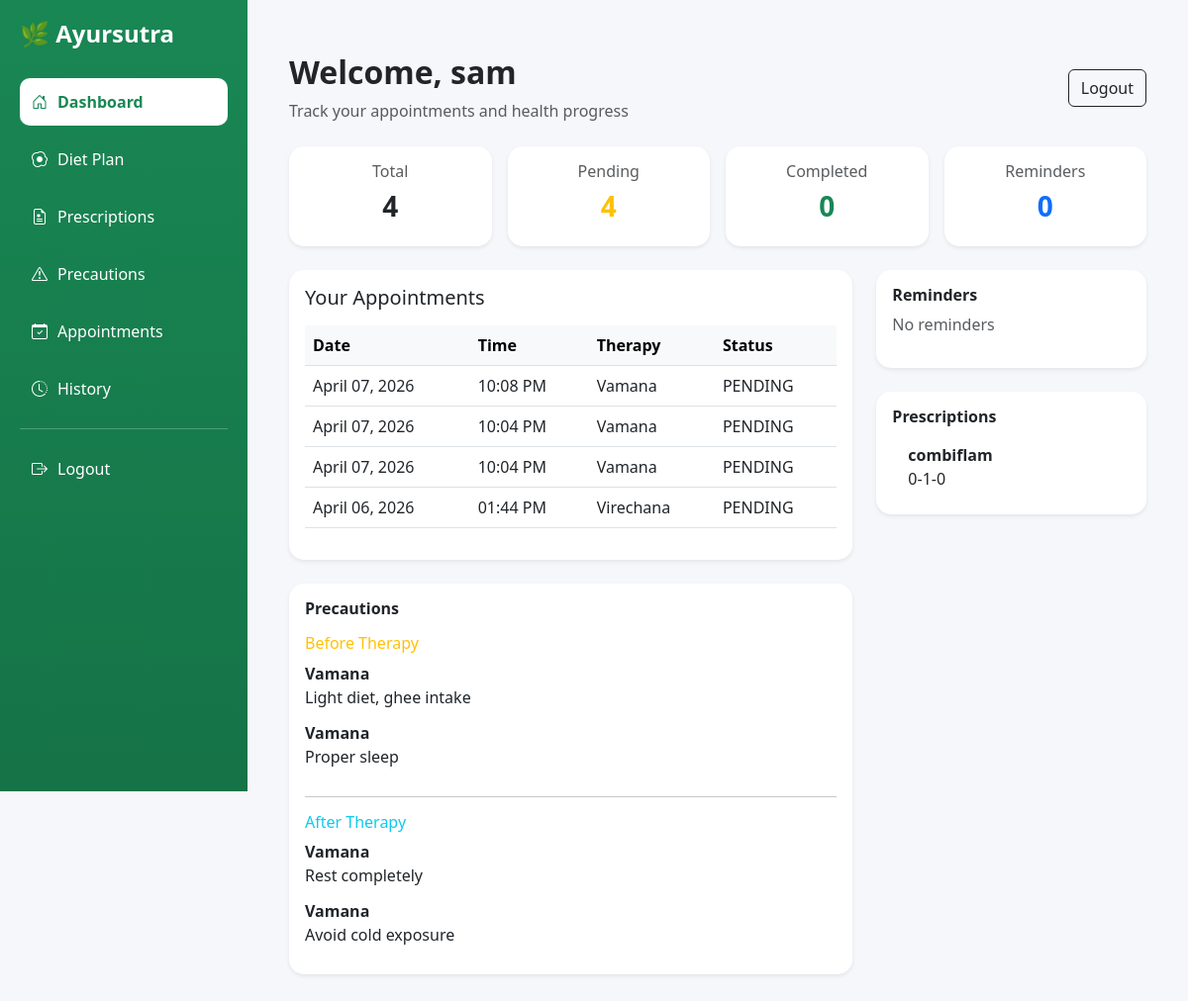
Page /patients/dashboard/ (signed in) on the earlier database version.
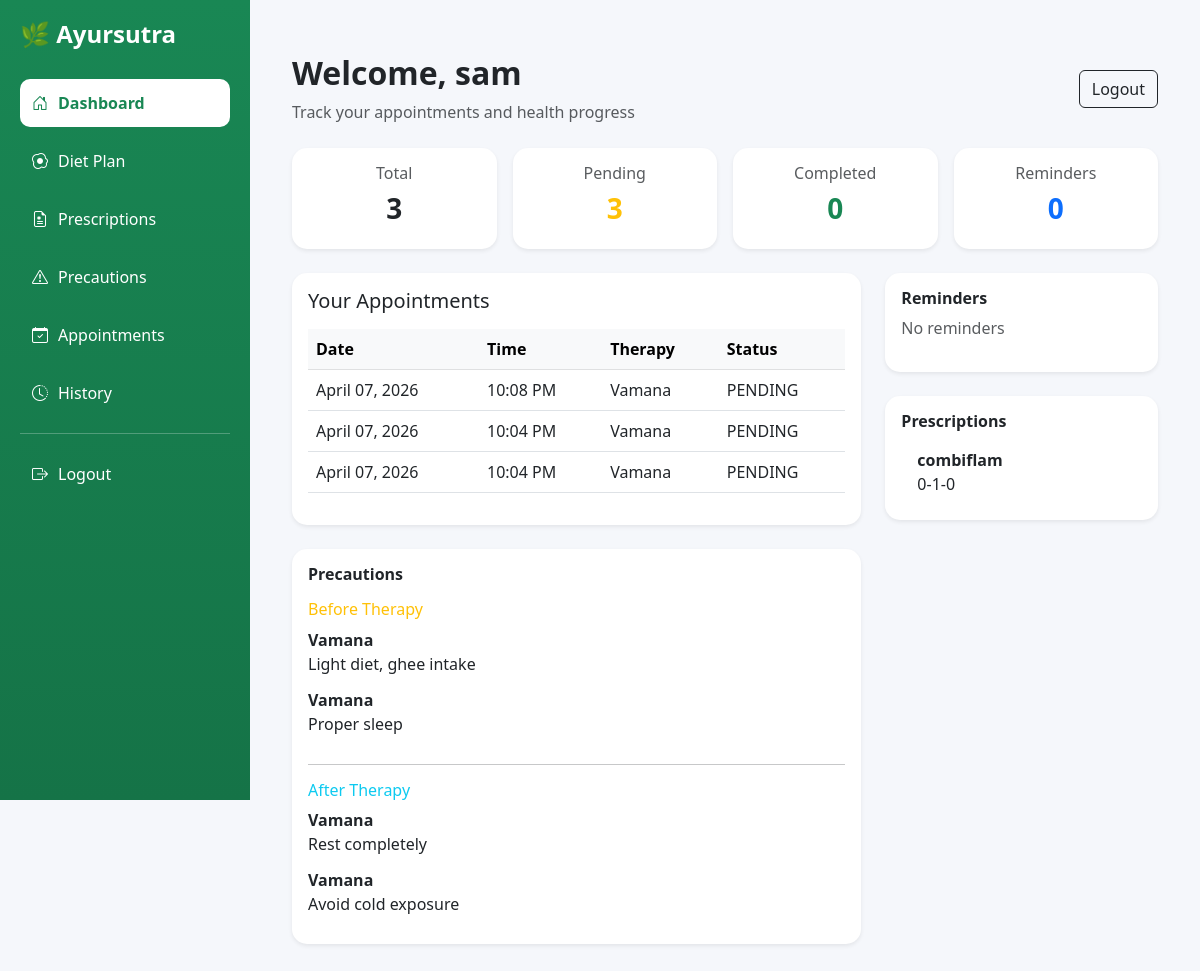
Same page on the later database version.
### therapies/models.py (models this page shows, shortened)
class Appointment(models.Model):
    STATUS_CHOICES = [
        ('PENDING', 'Pending'),
        ('COMPLETED', 'Completed'),
        ('CANCELLED', 'Cancelled'),
    ]
    patient = models.ForeignKey(Patient, on_delete=models.CASCADE, related_name="therapy_appointments")
    therapy = models.ForeignKey(Therapy, on_delete=models.CASCADE)
    date = models.DateTimeField()
    time = models.TimeField()
    status = models.CharField(
        max_length=10,
        choices=STATUS_CHOICES,
        default='PENDING'
    )
    doctor_notes = models.TextField(blank=True, null=True)

class Therapy(models.Model):
    therapy_name = models.CharField(max_length=100)
    duration = models.IntegerField(help_text="Duration in minutes")
    description = models.TextField()
    precautions = models.TextField(blank=True)

class TherapyPrecaution(models.Model):
    PRE_POST_CHOICES = (
        ('before', 'Before Therapy'),
        ('after', 'After Therapy'),
    )
    therapy = models.ForeignKey('Therapy', on_delete=models.CASCADE, related_name='default_precautions')
    type = models.CharField(max_length=10, choices=PRE_POST_CHOICES)
    text = models.TextField()

class Prescription(models.Model):
    appointment = models.ForeignKey(
    'Appointment',
    on_delete=models.CASCADE,
    related_name='prescriptions'
    )
    medicine_name = models.CharField(max_length=255)
    dosage = models.CharField(max_length=255)
    duration = models.CharField(max_length=255)
    created_at = models.DateTimeField(auto_now_add=True)

### patients/views.py (the view)
# urls.py: path('dashboard/', views.patient_dashboard, name='patient_dashboard'),
@login_required
def patient_dashboard(request):
    if not hasattr(request.user, 'patient'):
        return redirect('patient_login')
    patient = request.user.patient
    appointments = patient.therapy_appointments.all()\
    .select_related('therapy')\
    .order_by('-date', '-time')
    therapy_ids = appointments.values_list('therapy_id', flat=True)
    pending_count = appointments.filter(status="PENDING").count()
    completed_count = appointments.filter(status="COMPLETED").count()
    therapies = set(
        appointment.therapy for appointment in appointments if appointment.therapy
    )
    precautions = TherapyPrecaution.objects.filter(
        therapy_id__in=therapy_ids
    )
    before_precautions = precautions.filter(type='before')
    after_precautions = precautions.filter(type='after')
    prescriptions = Prescription.objects.filter(
        appointment__in=appointments
    )
    return render(request, "patients/patient_dashboard.html", {
    "patient": patient,
    "appointments": appointments,
    "before_precautions": before_precautions,
    "after_precautions": after_precautions,
    "prescriptions": prescriptions,
    "diet_plans": [],
    "pending_count": pending_count,
    "completed_count": completed_count,
    "reminders": [],
})

### patients/templates/patients/patient_dashboard.html (shortened to what the changed rows need)
{% extends 'patients/base_patient.html' %}
{% block content %}
<div class="container-fluid mt-4">
<div class="d-flex justify-content-between align-items-center mb-4">
    <div>
        <h2 class="fw-bold">Welcome, {{ patient.name }}</h2>
    </div>
</div>
<div class="row mb-4 g-3 text-center">
    <div class="col-md-3">
        <div class="card shadow-sm p-3 h-100">
            <h6 class="text-muted">Total</h6>
            <h3 class="fw-bold">{{ appointments|length }}</h3>
        </div>
    </div>
    <div class="col-md-3">
        <div class="card shadow-sm p-3 h-100">
            <h6 class="text-muted">Pending</h6>
            <h3 class="fw-bold text-warning">{{ pending_count }}</h3>
        </div>
    </div>
</div>
<div class="row g-4">
    <div class="col-lg-8">
        <div class="card shadow-sm mb-4">
            <div class="card-body">
                {% if appointments %}
                <div class="table-responsive">
                    <table class="table table-hover align-middle">
                        <thead class="table-light">
                            <tr>
                                <th>Date</th>
                                <th>Time</th>
                                <th>Therapy</th>
                                <th>Status</th>
                            </tr>
                        </thead>
                        <tbody>
                            {% for a in appointments %}
                            <tr>
                                <td>{{ a.date|date:"F d, Y" }}</td>
                                <td>{{ a.time|time:"h:i A" }}</td>
                                <td>{{ a.therapy.therapy_name|default:"-" }}</td>
                                <td>
                                    {% if a.status == "Pending" %}
                                        <span class="badge bg-warning text-dark">Pending</span>
                                    {% elif a.status == "Completed" %}
                                        <span class="badge bg-success">Completed</span>
                                    {% elif a.status == "Cancelled" %}
                                        <span class="badge bg-danger">Cancelled</span>
                                    {% else %}
                                        {{ a.status }}
                                    {% endif %}
                                </td>
                            </tr>
                            {% endfor %}
                        </tbody>
                    </table>
                </div>
                {% else %}
                    <p class="text-muted text-center">No appointments found.</p>
                {% endif %}
            </div>
        </div>
        <div class="card shadow-sm p-3">
            {% for p in before_precautions %}
                <div class="mb-2">
                    <strong>{{ p.therapy.therapy_name }}</strong>
                    <p class="mb-1">{{ p.text }}</p>
                </div>
            {% empty %}
                <p class="text-muted">No before therapy precautions</p>
            {% endfor %}
            {% for p in after_precautions %}
                <div class="mb-2">
                    <strong>{{ p.therapy.therapy_name }}</strong>
                    <p class="mb-1">{{ p.text }}</p>
                </div>
            {% empty %}
                <p class="text-muted">No after therapy precautions</p>
            {% endfor %}
        </div>
    </div>
    <div class="col-lg-4">
        <div class="card shadow-sm p-3">
            {% if prescriptions %}
                <ul class="list-group list-group-flush">
                    {% for p in prescriptions %}
                        <li class="list-group-item">
                            <strong>{{ p.medicine_name }}</strong><br>
                            {{ p.dosage }}
                        </li>
                    {% endfor %}
                </ul>
            {% else %}
                <p class="text-muted">No prescriptions available.</p>
            {% endif %}
        </div>
    </div>
</div>
</div>
{% endblock %}

Differences in the rows shown:
removed Appointment: date "April 06, 2026", time "01:44 PM", therapy.therapy_name "Virechana", status "PENDING"
Other differences:
{{ appointments|length }}: "4" → "3"
{{ pending_count }}: "4" → "3"
